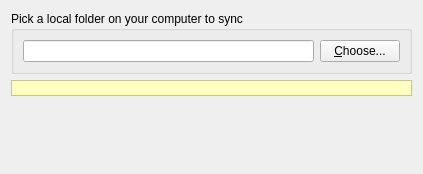
<?xml version="1.0" encoding="UTF-8"?>
<ui version="4.0">
 <class>FolderWizardSourcePage</class>
 <widget class="QWidget" name="FolderWizardSourcePage">
  <property name="geometry">
   <rect>
    <x>0</x>
    <y>0</y>
    <width>423</width>
    <height>174</height>
   </rect>
  </property>
  <property name="windowTitle">
   <string>Form</string>
  </property>
  <layout class="QGridLayout" name="gridLayout_2">
   <item row="2" column="0">
    <spacer name="verticalSpacer">
     <property name="orientation">
      <enum>Qt::Vertical</enum>
     </property>
     <property name="sizeHint" stdset="0">
      <size>
       <width>349</width>
       <height>0</height>
      </size>
     </property>
    </spacer>
   </item>
   <item row="0" column="0">
    <widget class="QGroupBox" name="groupBox">
     <property name="title">
      <string>Pick a local folder on your computer to sync</string>
     </property>
     <layout class="QGridLayout" name="gridLayout">
      <item row="0" column="0">
       <layout class="QHBoxLayout" name="horizontalLayout_2">
        <item>
         <widget class="QLineEdit" name="localFolderLineEdit"/>
        </item>
        <item>
         <widget class="QPushButton" name="localFolderChooseBtn">
          <property name="text">
           <string>&amp;Choose...</string>
          </property>
         </widget>
        </item>
       </layout>
      </item>
     </layout>
    </widget>
   </item>
   <item row="1" column="0">
    <widget class="QLabel" name="warnLabel">
     <property name="palette">
      <palette>
       <active>
        <colorrole role="Base">
         <brush brushstyle="SolidPattern">
          <color alpha="255">
           <red>255</red>
           <green>255</green>
           <blue>255</blue>
          </color>
         </brush>
        </colorrole>
        <colorrole role="Window">
         <brush brushstyle="SolidPattern">
          <color alpha="255">
           <red>255</red>
           <green>255</green>
           <blue>192</blue>
          </color>
         </brush>
        </colorrole>
       </active>
       <inactive>
        <colorrole role="Base">
         <brush brushstyle="SolidPattern">
          <color alpha="255">
           <red>255</red>
           <green>255</green>
           <blue>255</blue>
          </color>
         </brush>
        </colorrole>
        <colorrole role="Window">
         <brush brushstyle="SolidPattern">
          <color alpha="255">
           <red>255</red>
           <green>255</green>
           <blue>192</blue>
          </color>
         </brush>
        </colorrole>
       </inactive>
       <disabled>
        <colorrole role="Base">
         <brush brushstyle="SolidPattern">
          <color alpha="255">
           <red>255</red>
           <green>255</green>
           <blue>192</blue>
          </color>
         </brush>
        </colorrole>
        <colorrole role="Window">
         <brush brushstyle="SolidPattern">
          <color alpha="255">
           <red>255</red>
           <green>255</green>
           <blue>192</blue>
          </color>
         </brush>
        </colorrole>
       </disabled>
      </palette>
     </property>
     <property name="autoFillBackground">
      <bool>true</bool>
     </property>
     <property name="frameShape">
      <enum>QFrame::StyledPanel</enum>
     </property>
     <property name="text">
      <string/>
     </property>
     <property name="textFormat">
      <enum>Qt::AutoText</enum>
     </property>
     <property name="margin">
      <number>3</number>
     </property>
    </widget>
   </item>
  </layout>
 </widget>
 <resources/>
 <connections/>
</ui>
